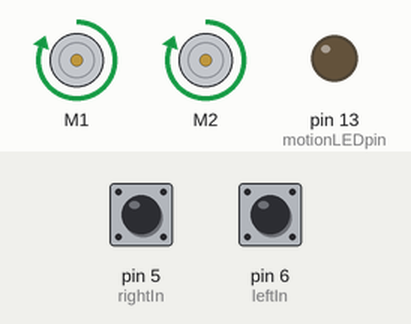
Bench run of a sketch on a simulated Arduino Uno, built with avr-gcc and run on an emulated ATmega328P. Parts: 2 × DC motor (green arrow = forward, orange = backward, longer = faster), output pins drawn as LEDs (lit = HIGH). The test bench sets the inputs (shaded band); at power-on: pin 5 (rightIn) LOW, pin 6 (leftIn) LOW. What the sketch prints to the serial monitor is not drawn.

Above: at 4.2 s.
4.3 s: pin 5 (rightIn) pulled HIGH for 0.15 s
At 4.38 s:
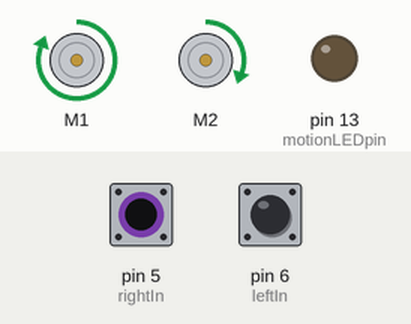
5.9 s: pin 6 (leftIn) pulled HIGH for 0.15 s
At 5.98 s:
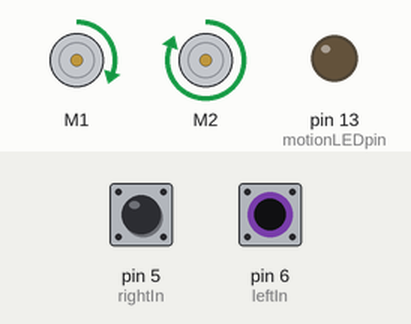
7.5 s: pin 5 (rightIn) pulled HIGH for 1 s
At 8.9 s:
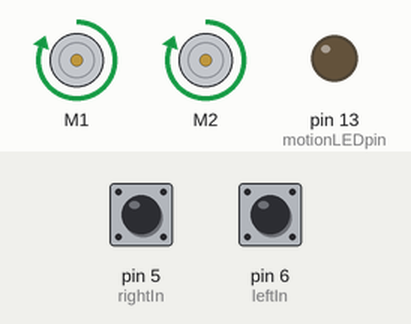
11.5 s: pin 6 (leftIn) pulled HIGH for 1 s
At 12.3 s:
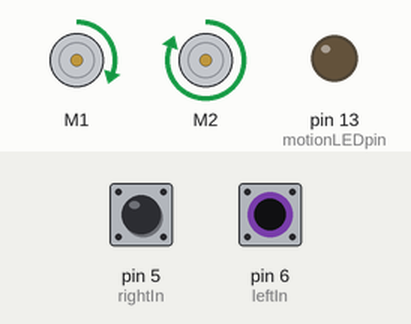
15.5 s: pin 6 (leftIn) pulled HIGH for 3.2 s
At 19.0 s:
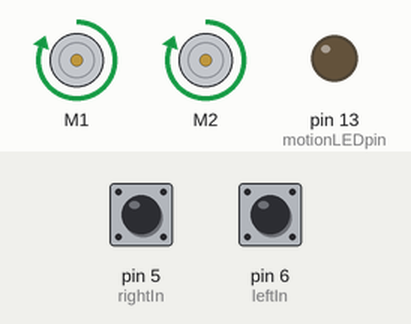
20.2 s: pin 5 (rightIn) pulled HIGH for 3.2 s
At 21.1 s:
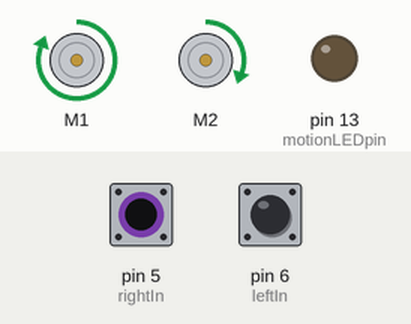
Timing chart, 0 to 24.9 s (numbered marks = the images above; inputs shaded):
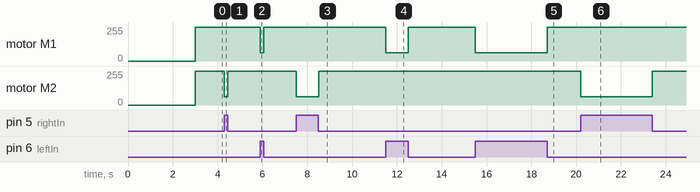

Measured:
- after the input at 4.3 s, motor M2: forward 255/255 → forward 63/255 at once, → forward 255/255 0.15 s later
- after the input at 5.9 s, motor M1: forward 255/255 → forward 63/255 at once, → forward 255/255 0.14 s later
- after the input at 7.5 s, motor M2: forward 255/255 → forward 63/255 at once, → forward 255/255 1.0 s later
- after the input at 11.5 s, motor M1: forward 255/255 → forward 63/255 at once, → forward 255/255 0.99 s later
- after the input at 15.5 s, motor M1: forward 255/255 → forward 63/255 at once, → forward 255/255 3.2 s later
- after the input at 20.2 s, motor M2: forward 255/255 → forward 63/255 at once, → forward 255/255 3.2 s later

The sketch:

digital_LF_test.ino
```cpp
#include <Wire.h>
#include <Adafruit_MotorShield.h>
#include "utility/Adafruit_MS_PWMServoDriver.h"
#define leftIn 6
#define rightIn 5

Adafruit_MotorShield AFMS = Adafruit_MotorShield();
Adafruit_DCMotor *motor1 = AFMS.getMotor(1);
Adafruit_DCMotor *motor2 = AFMS.getMotor(2);

const int motionLEDpin = 13;
int junctionCounter = 0;

const float motorSpeed = 255; // Adjust motor speed here
const int turningRate = 0;    // Potential for turning rate adjustment?

// function definitions
void forwards();
void stop();
void turn_right();
void turn_left();
void rotate_left();
void rotate_right();

void setup()
{
    AFMS.begin();
    pinMode(motionLEDpin, OUTPUT);
    pinMode(leftIn, INPUT);
    pinMode(rightIn, INPUT);

    Serial.begin(9600);
    Serial.println("Ready!");
    delay(3000);
}

void loop()
{
    //left sensor state
    int LineSensor1;
    //right sensor state
    int LineSensor2;

    //sets left LineSensor1 to high if on tape, else Low
    if(digitalRead(leftIn) == 1){
        LineSensor1 = HIGH;
    }
    else {
        LineSensor1 = LOW;
    }
    //sets right LineSensor2 to high if on tape, else Low
    if(digitalRead(rightIn) == 1){
        LineSensor2 = HIGH;
    }
    else {
        LineSensor2 = LOW;
    }

    // Line-following algorithm
    if ((LineSensor1 == LOW) && (LineSensor2 == LOW))
    {
        forwards(motorSpeed);
        Serial.println("forwards");
    }
    else if ((LineSensor1 == LOW) && (LineSensor2 == HIGH))
    {
        turn_right(motorSpeed, motorSpeed / 4);
        Serial.println("right");
    }
    else if ((LineSensor1 == HIGH) && (LineSensor2 == LOW))
    {
        turn_left(motorSpeed, motorSpeed / 4);
        Serial.println("left");
    }
}

void forwards(int speed)
{
    motor1->setSpeed(speed);
    motor2->setSpeed(speed);
    motor1->run(FORWARD);
    motor2->run(FORWARD);
}

void backwards(int speed)
{
    motor1->setSpeed(speed);
    motor2->setSpeed(speed);
    motor1->run(BACKWARD);
    motor2->run(BACKWARD);
}

void turn_right(int speed_high, int speed_low)
{
    motor1->setSpeed(speed_high);
    motor2->setSpeed(speed_low);
    motor1->run(FORWARD);
    motor2->run(FORWARD);
}

void turn_left(int speed_high, int speed_low)
{
    motor1->setSpeed(speed_low);
    motor2->setSpeed(speed_high);
    motor1->run(FORWARD);
    motor2->run(FORWARD);
}

void rotate_right(int speed)
{
    motor1->setSpeed(speed);
    motor2->setSpeed(speed);
    motor1->run(FORWARD);
    motor2->run(BACKWARD);
}

void rotate_left(int speed)
{
    motor1->setSpeed(speed);
    motor2->setSpeed(speed);
    motor1->run(BACKWARD);
    motor2->run(FORWARD);
}

void stop()
{
    motor1->setSpeed(0);
    motor2->setSpeed(0);
    motor1->run(RELEASE);
    motor2->run(RELEASE);
}
```
